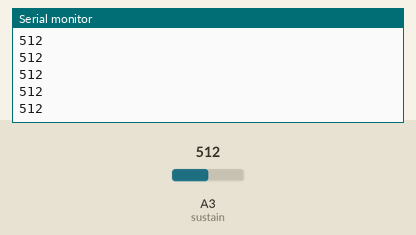
Bench run of a sketch on a simulated Arduino Uno, built with avr-gcc and run on an emulated ATmega328P. Shown: the last lines printed to the serial monitor. Inputs (shaded band) come from the test bench; at power-on: A3 (sustain) = 512.

Above: at 1.2 s.
1.3 s: A3 (sustain) set to 716
At 1.32 s:
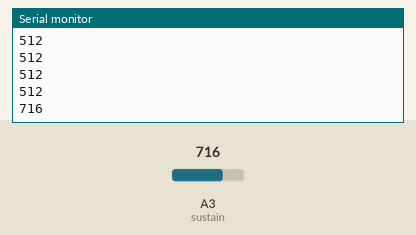
2.8 s: A3 (sustain) set to 900
At 2.83 s:
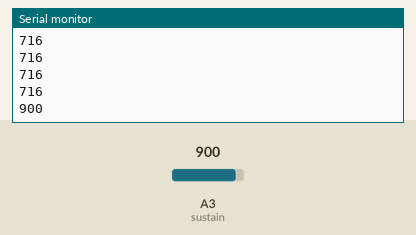
Timing chart, 0 to 5.8 s (numbered marks = the images above; inputs shaded):
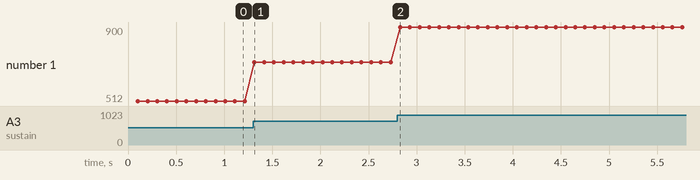

Measured:
- after the input at 1.3 s, the serial monitor: prints a new line at once (image 1)
- after the input at 2.8 s, the serial monitor: prints a new line at once (image 2)
- plotted number 1: 512 → 716 after the input at 1.3 s, 716 → 900 after the input at 2.8 s

The sketch:

ArduinoToMax01Fader.ino
```cpp
// analog input variables
int sustain = A3;
int sustainValue;

// for updateInterval timer:
unsigned long updateInterval = 100; // how often to read pins and send over serial (in ms)
unsigned long lastUpdate = 0;
int now;

void setup() {


  // start the serial port communications
  Serial.begin(115200);
}

void loop() {

  now = millis();
  // update if updateInterval has been exceeded
  if (now > lastUpdate + updateInterval) {
    lastUpdate = now;

    // read pins
    sustainValue = analogRead(sustain);

    // send values over serial connection
    // print analog value
    Serial.print(sustainValue);

    // send a new line at the end of the list
    Serial.println();
  }
}
```
